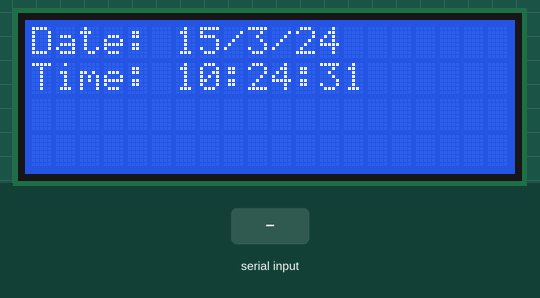
Simulated run of this sketch. Board: Arduino Mega 2560, built with avr-gcc and run on an emulated ATmega2560. Parts: 20×4 character LCD. Inputs (shaded band) come from the test bench. The local clock reads 2024-03-15 10:24:30 at power-on unless the sketch sets it; what the sketch prints to the serial monitor is not drawn.

Above: at 1.3 s.
1.4 s: "0" received over Serial
3.9 s: "1" received over Serial
At 9.8 s:
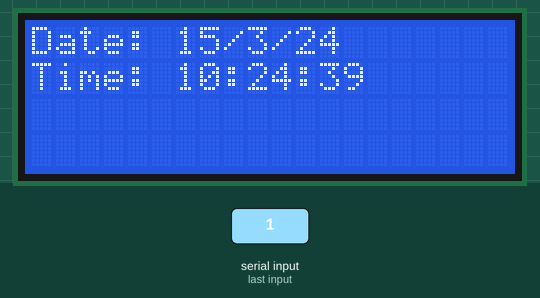
At 11.6 s:
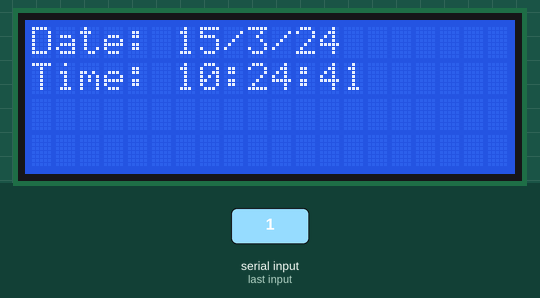
Timing chart, 0 to 12.9 s (numbered marks = the images above; inputs shaded):
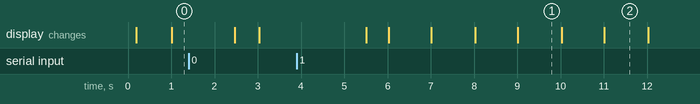

Measured:
- what the display in image 1 shows lasts 1.0 s, from 9.0 s to 10.0 s

The sketch:

modbus_rtu_master_sync_v2.ino
```cpp
#include <Controllino.h>  /* Usage of CONTROLLINO library allows you to use CONTROLLINO_xx aliases in your sketch. */
#include "ModbusRtu.h"    /* Usage of ModBusRtu library allows you to implement the Modbus RTU protocol in your sketch. */
#include <Wire.h>
#include <LiquidCrystal_I2C.h>

#define MasterModbusAdd  0
#define SlaveModbusAdd  1
#define RS485Serial     3

LiquidCrystal_I2C lcd(0x27,20,4);  // set the LCD address to 0x27 for a 16 chars and 2 line display

Modbus ControllinoModbusMaster(MasterModbusAdd, RS485Serial, 0);

// This uint16 array specified internal registers in the Modbus slave device.
// Each Modbus device has particular internal registers that are available for the Modbus master.
// In this example sketch internal registers are defined as follows:
// (ModbusSlaveRegisters 0 - 1 read only and ModbusSlaveRegisters 2 - 8 write only from the Master perspective):
// ModbusSlaveRegisters[0] - Read the number of incoming messages - Communication diagnostic.
// ModbusSlaveRegisters[1] - Read the number of number of outcoming messages - Communication diagnostic.
// ModbusSlaveRegisters[2] - Sets the Day
// ModbusSlaveRegisters[3] - Sets the WeekDay
// ModbusSlaveRegisters[4] - Sets the Month
// ModbusSlaveRegisters[5] - Sets the Year
// ModbusSlaveRegisters[6] - Sets the Hour
// ModbusSlaveRegisters[7] - Sets the Minute
// ModbusSlaveRegisters[8] - Sets the Second
uint16_t ModbusSlaveRegisters[9];

// This is an structe which contains a query to an slave device
modbus_t ModbusQuery[2];

uint8_t myState; // machine state
uint8_t currentQuery; // pointer to message query

unsigned long WaitingTime;

void setup() {
   // initialize serial communication at 9600 bits per second:
  Serial.begin(9600);
  Serial.println("-----------------------------------------");
  Serial.println("CONTROLLINO Modbus RTU Master Sync  & LCD");
  Serial.println("-----------------------------------------");
  Serial.println("");

  // ModbusQuery 0: read registers
  ModbusQuery[0].u8id = SlaveModbusAdd; // slave address
  ModbusQuery[0].u8fct = 3; // function code (this one is registers read)
  ModbusQuery[0].u16RegAdd = 0; // start address in slave
  ModbusQuery[0].u16CoilsNo = 2; // number of elements (coils or registers) to read
  ModbusQuery[0].au16reg = ModbusSlaveRegisters; // pointer to a memory array in the CONTROLLINO

  // ModbusQuery 1: write a single register
  ModbusQuery[1].u8id = SlaveModbusAdd; // slave address
  ModbusQuery[1].u8fct = 16; // function code (this one is write a single register)
  ModbusQuery[1].u16RegAdd = 2; // start address in slave
  ModbusQuery[1].u16CoilsNo = 7; // number of elements (coils or registers) to write
  ModbusQuery[1].au16reg = ModbusSlaveRegisters+2; // pointer to a memory array in the CONTROLLINO
  ModbusSlaveRegisters[4] = 1; // initial value for the RTC SLAVE

  ControllinoModbusMaster.begin( 19200 ); // baud-rate at 19200
  ControllinoModbusMaster.setTimeOut( 5000 ); // if there is no answer in 5000 ms, roll over

  WaitingTime = millis() + 1000;
  myState = 0;
  currentQuery = 0;

  Controllino_RTC_init();
  Controllino_SetTimeDateStrings(__DATE__, __TIME__);

  lcd.init(); // initialize the lcd
  // Print a message to the LCD.
  lcd.backlight();
  lcd.setCursor(3,0);
  lcd.print("Hola!");
  lcd.setCursor(2,1);
  lcd.print("CONTROLLINO");

}

void loop() {
  int n;

  if(Serial.available()){
    delay(1000);
    char c = Serial.read();
    switch( c ){
      case '0':
        Serial.println("---------- Sending query 0 ----------");
        ControllinoModbusMaster.query( ModbusQuery[0] );
          break;
      case '1':
          ModbusSlaveRegisters[2] = Controllino_GetDay();
          ModbusSlaveRegisters[3] = Controllino_GetWeekDay();
          ModbusSlaveRegisters[4] = Controllino_GetMonth();
          ModbusSlaveRegisters[5] = Controllino_GetYear();
          ModbusSlaveRegisters[6] = Controllino_GetHour();
          ModbusSlaveRegisters[7] = Controllino_GetMinute();
          ModbusSlaveRegisters[8] = Controllino_GetSecond();
          Serial.println("---------- Sending query 1 ----------");
          Serial.print("Day: ");     n = Controllino_GetDay();     Serial.println(n);
          Serial.print("WeekDay: "); n = Controllino_GetWeekDay(); Serial.println(n);
          Serial.print("Month: ");   n = Controllino_GetMonth();   Serial.println(n);
          Serial.print("Year: ");    n = Controllino_GetYear();    Serial.println(n);
          Serial.print("Hour: ");    n = Controllino_GetHour();    Serial.println(n);
          Serial.print("Minute: ");  n = Controllino_GetMinute();  Serial.println(n);
          Serial.print("Second: ");  n = Controllino_GetSecond();  Serial.println(n);
          ControllinoModbusMaster.query( ModbusQuery[1] ); // send query (only once)
          delay(500);
    }
  }
  date();
}

void date(){
  int n;
  lcd.setCursor(0,0);
  lcd.print("Date: ");
  n = Controllino_GetDay();    lcd.print(n); lcd.print("/");
  n = Controllino_GetMonth();  lcd.print(n); lcd.print("/");
  n = Controllino_GetYear();   lcd.print(n); lcd.print(" ");
  lcd.setCursor(0,1);
  lcd.print("Time: ");
  n = Controllino_GetHour();   lcd.print(n); lcd.print(":");
  n = Controllino_GetMinute(); lcd.print(n); lcd.print(":");
  n = Controllino_GetSecond(); lcd.print(n); lcd.print(" ");
  //delay(1000);
}
```

Source omitted: ModbusRtu.h (37851 bytes)
